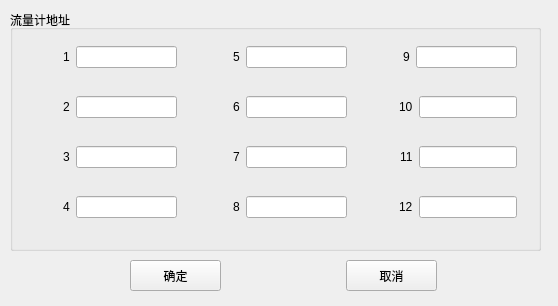
<?xml version="1.0" encoding="UTF-8"?>
<ui version="4.0">
 <class>FCAddress</class>
 <widget class="QDialog" name="FCAddress">
  <property name="geometry">
   <rect>
    <x>0</x>
    <y>0</y>
    <width>558</width>
    <height>306</height>
   </rect>
  </property>
  <property name="windowTitle">
   <string>Dialog</string>
  </property>
  <widget class="QGroupBox" name="groupBox">
   <property name="geometry">
    <rect>
     <x>10</x>
     <y>10</y>
     <width>531</width>
     <height>241</height>
    </rect>
   </property>
   <property name="title">
    <string>流量计地址</string>
   </property>
   <widget class="QWidget" name="layoutWidget">
    <property name="geometry">
     <rect>
      <x>20</x>
      <y>80</y>
      <width>147</width>
      <height>34</height>
     </rect>
    </property>
    <layout class="QGridLayout" name="gridLayout_4">
     <item row="1" column="1">
      <widget class="QLabel" name="label_3">
       <property name="text">
        <string>2</string>
       </property>
      </widget>
     </item>
     <item row="1" column="2">
      <widget class="QLineEdit" name="le2"/>
     </item>
     <item row="0" column="2">
      <spacer name="verticalSpacer_3">
       <property name="orientation">
        <enum>Qt::Vertical</enum>
       </property>
       <property name="sizeHint" stdset="0">
        <size>
         <width>20</width>
         <height>40</height>
        </size>
       </property>
      </spacer>
     </item>
     <item row="2" column="2">
      <spacer name="verticalSpacer_4">
       <property name="orientation">
        <enum>Qt::Vertical</enum>
       </property>
       <property name="sizeHint" stdset="0">
        <size>
         <width>20</width>
         <height>40</height>
        </size>
       </property>
      </spacer>
     </item>
     <item row="1" column="0">
      <spacer name="horizontalSpacer_2">
       <property name="orientation">
        <enum>Qt::Horizontal</enum>
       </property>
       <property name="sizeHint" stdset="0">
        <size>
         <width>40</width>
         <height>20</height>
        </size>
       </property>
      </spacer>
     </item>
    </layout>
   </widget>
   <widget class="QWidget" name="layoutWidget_2">
    <property name="geometry">
     <rect>
      <x>20</x>
      <y>130</y>
      <width>147</width>
      <height>34</height>
     </rect>
    </property>
    <layout class="QGridLayout" name="gridLayout_5">
     <item row="1" column="1">
      <widget class="QLabel" name="label_4">
       <property name="text">
        <string>3</string>
       </property>
      </widget>
     </item>
     <item row="1" column="2">
      <widget class="QLineEdit" name="le3"/>
     </item>
     <item row="0" column="2">
      <spacer name="verticalSpacer_5">
       <property name="orientation">
        <enum>Qt::Vertical</enum>
       </property>
       <property name="sizeHint" stdset="0">
        <size>
         <width>20</width>
         <height>40</height>
        </size>
       </property>
      </spacer>
     </item>
     <item row="2" column="2">
      <spacer name="verticalSpacer_6">
       <property name="orientation">
        <enum>Qt::Vertical</enum>
       </property>
       <property name="sizeHint" stdset="0">
        <size>
         <width>20</width>
         <height>40</height>
        </size>
       </property>
      </spacer>
     </item>
     <item row="1" column="0">
      <spacer name="horizontalSpacer_3">
       <property name="orientation">
        <enum>Qt::Horizontal</enum>
       </property>
       <property name="sizeHint" stdset="0">
        <size>
         <width>40</width>
         <height>20</height>
        </size>
       </property>
      </spacer>
     </item>
    </layout>
   </widget>
   <widget class="QWidget" name="layoutWidget_3">
    <property name="geometry">
     <rect>
      <x>20</x>
      <y>180</y>
      <width>147</width>
      <height>34</height>
     </rect>
    </property>
    <layout class="QGridLayout" name="gridLayout_6">
     <item row="1" column="1">
      <widget class="QLabel" name="label_5">
       <property name="text">
        <string>4</string>
       </property>
      </widget>
     </item>
     <item row="1" column="2">
      <widget class="QLineEdit" name="le4"/>
     </item>
     <item row="0" column="2">
      <spacer name="verticalSpacer_7">
       <property name="orientation">
        <enum>Qt::Vertical</enum>
       </property>
       <property name="sizeHint" stdset="0">
        <size>
         <width>20</width>
         <height>40</height>
        </size>
       </property>
      </spacer>
     </item>
     <item row="2" column="2">
      <spacer name="verticalSpacer_8">
       <property name="orientation">
        <enum>Qt::Vertical</enum>
       </property>
       <property name="sizeHint" stdset="0">
        <size>
         <width>20</width>
         <height>40</height>
        </size>
       </property>
      </spacer>
     </item>
     <item row="1" column="0">
      <spacer name="horizontalSpacer_4">
       <property name="orientation">
        <enum>Qt::Horizontal</enum>
       </property>
       <property name="sizeHint" stdset="0">
        <size>
         <width>40</width>
         <height>20</height>
        </size>
       </property>
      </spacer>
     </item>
    </layout>
   </widget>
   <widget class="QWidget" name="layoutWidget_10">
    <property name="geometry">
     <rect>
      <x>190</x>
      <y>130</y>
      <width>147</width>
      <height>34</height>
     </rect>
    </property>
    <layout class="QGridLayout" name="gridLayout_14">
     <item row="1" column="1">
      <widget class="QLabel" name="label_13">
       <property name="text">
        <string>7</string>
       </property>
      </widget>
     </item>
     <item row="1" column="2">
      <widget class="QLineEdit" name="le7"/>
     </item>
     <item row="0" column="2">
      <spacer name="verticalSpacer_23">
       <property name="orientation">
        <enum>Qt::Vertical</enum>
       </property>
       <property name="sizeHint" stdset="0">
        <size>
         <width>20</width>
         <height>40</height>
        </size>
       </property>
      </spacer>
     </item>
     <item row="2" column="2">
      <spacer name="verticalSpacer_24">
       <property name="orientation">
        <enum>Qt::Vertical</enum>
       </property>
       <property name="sizeHint" stdset="0">
        <size>
         <width>20</width>
         <height>40</height>
        </size>
       </property>
      </spacer>
     </item>
     <item row="1" column="0">
      <spacer name="horizontalSpacer_12">
       <property name="orientation">
        <enum>Qt::Horizontal</enum>
       </property>
       <property name="sizeHint" stdset="0">
        <size>
         <width>40</width>
         <height>20</height>
        </size>
       </property>
      </spacer>
     </item>
    </layout>
   </widget>
   <widget class="QWidget" name="layoutWidget_11">
    <property name="geometry">
     <rect>
      <x>190</x>
      <y>180</y>
      <width>147</width>
      <height>34</height>
     </rect>
    </property>
    <layout class="QGridLayout" name="gridLayout_15">
     <item row="1" column="1">
      <widget class="QLabel" name="label_14">
       <property name="text">
        <string>8</string>
       </property>
      </widget>
     </item>
     <item row="1" column="2">
      <widget class="QLineEdit" name="le8"/>
     </item>
     <item row="0" column="2">
      <spacer name="verticalSpacer_25">
       <property name="orientation">
        <enum>Qt::Vertical</enum>
       </property>
       <property name="sizeHint" stdset="0">
        <size>
         <width>20</width>
         <height>40</height>
        </size>
       </property>
      </spacer>
     </item>
     <item row="2" column="2">
      <spacer name="verticalSpacer_26">
       <property name="orientation">
        <enum>Qt::Vertical</enum>
       </property>
       <property name="sizeHint" stdset="0">
        <size>
         <width>20</width>
         <height>40</height>
        </size>
       </property>
      </spacer>
     </item>
     <item row="1" column="0">
      <spacer name="horizontalSpacer_13">
       <property name="orientation">
        <enum>Qt::Horizontal</enum>
       </property>
       <property name="sizeHint" stdset="0">
        <size>
         <width>40</width>
         <height>20</height>
        </size>
       </property>
      </spacer>
     </item>
    </layout>
   </widget>
   <widget class="QWidget" name="layoutWidget_12">
    <property name="geometry">
     <rect>
      <x>190</x>
      <y>80</y>
      <width>147</width>
      <height>34</height>
     </rect>
    </property>
    <layout class="QGridLayout" name="gridLayout_16">
     <item row="1" column="1">
      <widget class="QLabel" name="label_15">
       <property name="text">
        <string>6</string>
       </property>
      </widget>
     </item>
     <item row="1" column="2">
      <widget class="QLineEdit" name="le6"/>
     </item>
     <item row="0" column="2">
      <spacer name="verticalSpacer_27">
       <property name="orientation">
        <enum>Qt::Vertical</enum>
       </property>
       <property name="sizeHint" stdset="0">
        <size>
         <width>20</width>
         <height>40</height>
        </size>
       </property>
      </spacer>
     </item>
     <item row="2" column="2">
      <spacer name="verticalSpacer_28">
       <property name="orientation">
        <enum>Qt::Vertical</enum>
       </property>
       <property name="sizeHint" stdset="0">
        <size>
         <width>20</width>
         <height>40</height>
        </size>
       </property>
      </spacer>
     </item>
     <item row="1" column="0">
      <spacer name="horizontalSpacer_14">
       <property name="orientation">
        <enum>Qt::Horizontal</enum>
       </property>
       <property name="sizeHint" stdset="0">
        <size>
         <width>40</width>
         <height>20</height>
        </size>
       </property>
      </spacer>
     </item>
    </layout>
   </widget>
   <widget class="QWidget" name="layoutWidget_13">
    <property name="geometry">
     <rect>
      <x>190</x>
      <y>30</y>
      <width>147</width>
      <height>34</height>
     </rect>
    </property>
    <layout class="QGridLayout" name="gridLayout_17">
     <item row="1" column="1">
      <widget class="QLabel" name="label_16">
       <property name="text">
        <string>5</string>
       </property>
      </widget>
     </item>
     <item row="1" column="2">
      <widget class="QLineEdit" name="le5"/>
     </item>
     <item row="0" column="2">
      <spacer name="verticalSpacer_29">
       <property name="orientation">
        <enum>Qt::Vertical</enum>
       </property>
       <property name="sizeHint" stdset="0">
        <size>
         <width>20</width>
         <height>40</height>
        </size>
       </property>
      </spacer>
     </item>
     <item row="2" column="2">
      <spacer name="verticalSpacer_30">
       <property name="orientation">
        <enum>Qt::Vertical</enum>
       </property>
       <property name="sizeHint" stdset="0">
        <size>
         <width>20</width>
         <height>40</height>
        </size>
       </property>
      </spacer>
     </item>
     <item row="1" column="0">
      <spacer name="horizontalSpacer_15">
       <property name="orientation">
        <enum>Qt::Horizontal</enum>
       </property>
       <property name="sizeHint" stdset="0">
        <size>
         <width>40</width>
         <height>20</height>
        </size>
       </property>
      </spacer>
     </item>
    </layout>
   </widget>
   <widget class="QWidget" name="layoutWidget_14">
    <property name="geometry">
     <rect>
      <x>360</x>
      <y>130</y>
      <width>147</width>
      <height>34</height>
     </rect>
    </property>
    <layout class="QGridLayout" name="gridLayout_18">
     <item row="1" column="1">
      <widget class="QLabel" name="label_17">
       <property name="text">
        <string>11</string>
       </property>
      </widget>
     </item>
     <item row="1" column="2">
      <widget class="QLineEdit" name="le11"/>
     </item>
     <item row="0" column="2">
      <spacer name="verticalSpacer_31">
       <property name="orientation">
        <enum>Qt::Vertical</enum>
       </property>
       <property name="sizeHint" stdset="0">
        <size>
         <width>20</width>
         <height>40</height>
        </size>
       </property>
      </spacer>
     </item>
     <item row="2" column="2">
      <spacer name="verticalSpacer_32">
       <property name="orientation">
        <enum>Qt::Vertical</enum>
       </property>
       <property name="sizeHint" stdset="0">
        <size>
         <width>20</width>
         <height>40</height>
        </size>
       </property>
      </spacer>
     </item>
     <item row="1" column="0">
      <spacer name="horizontalSpacer_16">
       <property name="orientation">
        <enum>Qt::Horizontal</enum>
       </property>
       <property name="sizeHint" stdset="0">
        <size>
         <width>40</width>
         <height>20</height>
        </size>
       </property>
      </spacer>
     </item>
    </layout>
   </widget>
   <widget class="QWidget" name="layoutWidget_15">
    <property name="geometry">
     <rect>
      <x>360</x>
      <y>180</y>
      <width>147</width>
      <height>34</height>
     </rect>
    </property>
    <layout class="QGridLayout" name="gridLayout_19">
     <item row="1" column="1">
      <widget class="QLabel" name="label_18">
       <property name="text">
        <string>12</string>
       </property>
      </widget>
     </item>
     <item row="1" column="2">
      <widget class="QLineEdit" name="le12"/>
     </item>
     <item row="0" column="2">
      <spacer name="verticalSpacer_33">
       <property name="orientation">
        <enum>Qt::Vertical</enum>
       </property>
       <property name="sizeHint" stdset="0">
        <size>
         <width>20</width>
         <height>40</height>
        </size>
       </property>
      </spacer>
     </item>
     <item row="2" column="2">
      <spacer name="verticalSpacer_34">
       <property name="orientation">
        <enum>Qt::Vertical</enum>
       </property>
       <property name="sizeHint" stdset="0">
        <size>
         <width>20</width>
         <height>40</height>
        </size>
       </property>
      </spacer>
     </item>
     <item row="1" column="0">
      <spacer name="horizontalSpacer_17">
       <property name="orientation">
        <enum>Qt::Horizontal</enum>
       </property>
       <property name="sizeHint" stdset="0">
        <size>
         <width>40</width>
         <height>20</height>
        </size>
       </property>
      </spacer>
     </item>
    </layout>
   </widget>
   <widget class="QWidget" name="layoutWidget_16">
    <property name="geometry">
     <rect>
      <x>360</x>
      <y>80</y>
      <width>147</width>
      <height>34</height>
     </rect>
    </property>
    <layout class="QGridLayout" name="gridLayout_20">
     <item row="1" column="1">
      <widget class="QLabel" name="label_19">
       <property name="text">
        <string>10</string>
       </property>
      </widget>
     </item>
     <item row="1" column="2">
      <widget class="QLineEdit" name="le10"/>
     </item>
     <item row="0" column="2">
      <spacer name="verticalSpacer_35">
       <property name="orientation">
        <enum>Qt::Vertical</enum>
       </property>
       <property name="sizeHint" stdset="0">
        <size>
         <width>20</width>
         <height>40</height>
        </size>
       </property>
      </spacer>
     </item>
     <item row="2" column="2">
      <spacer name="verticalSpacer_36">
       <property name="orientation">
        <enum>Qt::Vertical</enum>
       </property>
       <property name="sizeHint" stdset="0">
        <size>
         <width>20</width>
         <height>40</height>
        </size>
       </property>
      </spacer>
     </item>
     <item row="1" column="0">
      <spacer name="horizontalSpacer_18">
       <property name="orientation">
        <enum>Qt::Horizontal</enum>
       </property>
       <property name="sizeHint" stdset="0">
        <size>
         <width>40</width>
         <height>20</height>
        </size>
       </property>
      </spacer>
     </item>
    </layout>
   </widget>
   <widget class="QWidget" name="layoutWidget_17">
    <property name="geometry">
     <rect>
      <x>360</x>
      <y>30</y>
      <width>147</width>
      <height>34</height>
     </rect>
    </property>
    <layout class="QGridLayout" name="gridLayout_21">
     <item row="1" column="1">
      <widget class="QLabel" name="label_20">
       <property name="text">
        <string>9</string>
       </property>
      </widget>
     </item>
     <item row="1" column="2">
      <widget class="QLineEdit" name="le9"/>
     </item>
     <item row="0" column="2">
      <spacer name="verticalSpacer_37">
       <property name="orientation">
        <enum>Qt::Vertical</enum>
       </property>
       <property name="sizeHint" stdset="0">
        <size>
         <width>20</width>
         <height>40</height>
        </size>
       </property>
      </spacer>
     </item>
     <item row="2" column="2">
      <spacer name="verticalSpacer_38">
       <property name="orientation">
        <enum>Qt::Vertical</enum>
       </property>
       <property name="sizeHint" stdset="0">
        <size>
         <width>20</width>
         <height>40</height>
        </size>
       </property>
      </spacer>
     </item>
     <item row="1" column="0">
      <spacer name="horizontalSpacer_19">
       <property name="orientation">
        <enum>Qt::Horizontal</enum>
       </property>
       <property name="sizeHint" stdset="0">
        <size>
         <width>40</width>
         <height>20</height>
        </size>
       </property>
      </spacer>
     </item>
    </layout>
   </widget>
   <widget class="QWidget" name="">
    <property name="geometry">
     <rect>
      <x>20</x>
      <y>30</y>
      <width>147</width>
      <height>34</height>
     </rect>
    </property>
    <layout class="QGridLayout" name="gridLayout_2">
     <item row="1" column="1">
      <widget class="QLabel" name="label">
       <property name="text">
        <string>1</string>
       </property>
      </widget>
     </item>
     <item row="1" column="2">
      <widget class="QLineEdit" name="le1"/>
     </item>
     <item row="0" column="2">
      <spacer name="verticalSpacer">
       <property name="orientation">
        <enum>Qt::Vertical</enum>
       </property>
       <property name="sizeHint" stdset="0">
        <size>
         <width>20</width>
         <height>40</height>
        </size>
       </property>
      </spacer>
     </item>
     <item row="2" column="2">
      <spacer name="verticalSpacer_2">
       <property name="orientation">
        <enum>Qt::Vertical</enum>
       </property>
       <property name="sizeHint" stdset="0">
        <size>
         <width>20</width>
         <height>40</height>
        </size>
       </property>
      </spacer>
     </item>
     <item row="1" column="0">
      <spacer name="horizontalSpacer">
       <property name="orientation">
        <enum>Qt::Horizontal</enum>
       </property>
       <property name="sizeHint" stdset="0">
        <size>
         <width>40</width>
         <height>20</height>
        </size>
       </property>
      </spacer>
     </item>
    </layout>
   </widget>
  </widget>
  <widget class="QToolButton" name="tbnOK">
   <property name="geometry">
    <rect>
     <x>130</x>
     <y>260</y>
     <width>91</width>
     <height>31</height>
    </rect>
   </property>
   <property name="text">
    <string>确定</string>
   </property>
  </widget>
  <widget class="QToolButton" name="tbnCancel">
   <property name="geometry">
    <rect>
     <x>346</x>
     <y>260</y>
     <width>91</width>
     <height>31</height>
    </rect>
   </property>
   <property name="text">
    <string>取消</string>
   </property>
  </widget>
 </widget>
 <resources/>
 <connections/>
</ui>
